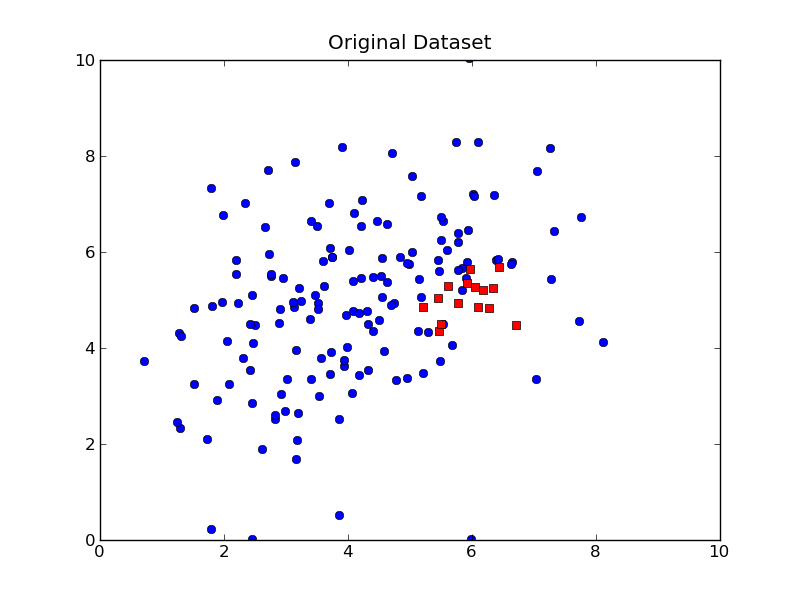

The script that saved this image:
import numpy as np
import matplotlib.pyplot as plt

def generate_dataset():
    mu1 = [4,5]
    si1 = [[1, 2.5],[2.5, 1]]

    mu2 = [6,5];
    si2 = [[0.25, 0],[0, 0.25]]
    
    x1, y1 = np.random.multivariate_normal(np.asarray(mu1), np.asarray(si1), 150).T
    x2, y2 = np.random.multivariate_normal(np.asarray(mu2), np.asarray(si2), 15).T

    write_dataset(x1, y1, x2, y2)

    plt.plot(x1, y1, 'bo', x2, y2, 'rs')
    plt.axis([0, 10, 0, 10])
    plt.title('Original Dataset')
    plt.savefig('tmp.png')
    plt.clf()



def write_dataset(x1, y1, x2, y2):
    f = open('OUTPUT.txt', 'w')
    m = np.asmatrix([np.asarray(x1), np.asarray(y1)]).T
    for t in np.asarray(m):
        f.write(', '.join(str(i) for i in t) + ', negative\n')

    m = np.asmatrix([np.asarray(x2), np.asarray(y2)]).T
    for t in np.asarray(m):
        f.write(', '.join(str(i) for i in t) + ', positive\n')

    f.close()

generate_dataset()

